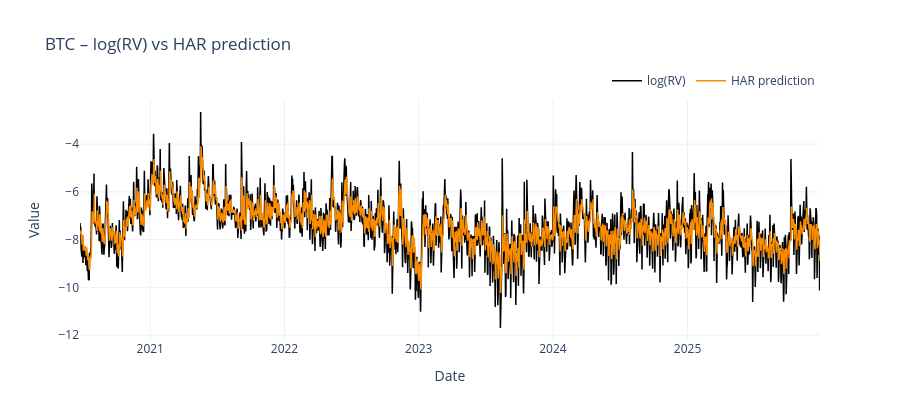

This figure's notebook cell:
### Markdown cell above
## 2) $y_t$ vs $y_t^{HAR}$

### Code cell
har_plot = har_df[["date", "y_true", "y_pred"]].copy().sort_values("date")
har_plot["true_series"] = har_plot["y_true"]
har_plot["har_series"]  = har_plot["y_pred"]

fig = go.Figure()
fig.add_trace(go.Scatter(
    x=har_plot["date"], y=har_plot["true_series"],
    mode="lines", line=dict(color=C_TRUE, width=1.5), name=series_label,
))
fig.add_trace(go.Scatter(
    x=har_plot["date"], y=har_plot["har_series"],
    mode="lines", line=dict(color=C_HAR, width=1.5), name="HAR prediction",
))
fig.update_layout(
    title=f"{COIN} – {series_label} vs HAR prediction",
    yaxis_title="Value",
    legend=dict(orientation="h", yanchor="bottom", y=1.02, xanchor="right", x=1),
    **LAYOUT,
)
fig.show()

### Figure 1 — Plotly figure (JSON) as saved in the notebook; plotly's stock layout.template omitted (floating-point values rounded to 4 significant figures; data arrays with more than 128 entries replaced by an {"elided": "..."} marker saying what was removed)
{"data": [{"line": {"color": "#000000", "width": 1.5}, "mode": "lines", "name": "log(RV)", "type": "scatter", "x": {"elided": "2008 str values"}, "y": {"elided": "2008 float values"}}, {"line": {"color": "#FB8C00", "width": 1.5}, "mode": "lines", "name": "HAR prediction", "type": "scatter", "x": {"elided": "2008 str values"}, "y": {"elided": "2008 float values"}}], "layout": {"height": 420, "legend": {"orientation": "h", "x": 1, "xanchor": "right", "y": 1.02, "yanchor": "bottom"}, "title": {"text": "BTC – log(RV) vs HAR prediction"}, "xaxis": {"title": {"text": "Date"}}, "yaxis": {"title": {"text": "Value"}}}}
